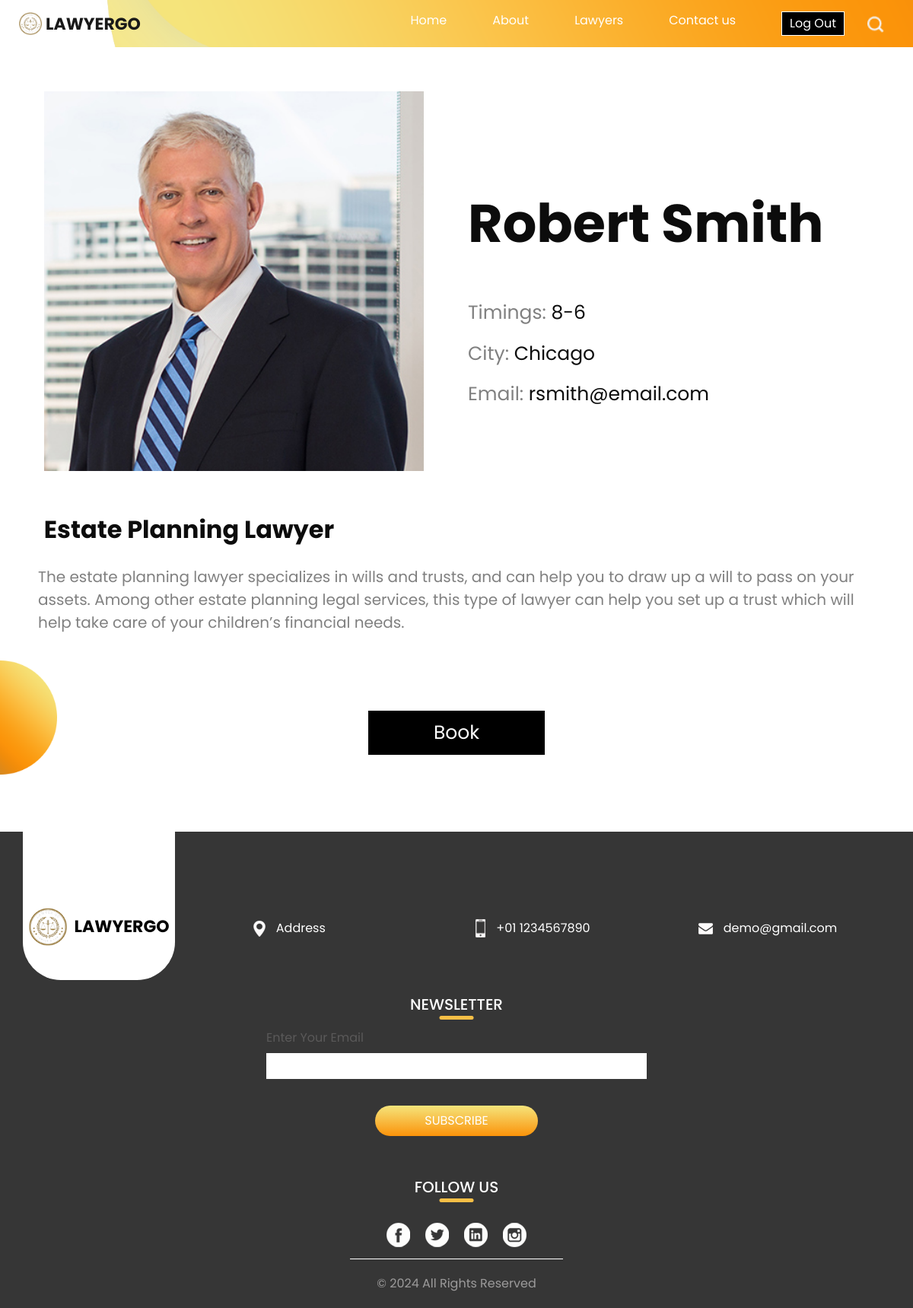
The page /lawyerdetails.php?lawyerid=2 (signed in) on the database its author committed.
### tables this page shows
CREATE TABLE `lawyer_tb` (
  `id` int(11) NOT NULL,
  `name` varchar(255) NOT NULL,
  `email` varchar(255) NOT NULL,
  `password` varchar(255) NOT NULL,
  `city` varchar(255) NOT NULL,
  `timings` varchar(50) NOT NULL,
  `speciality` varchar(255) NOT NULL,
  `bio` varchar(2000) NOT NULL,
  `picture` varchar(300) NOT NULL
);

### lawyerdetails.php (the view, shortened to what this page needs)
<?php
include('db.php');
?>
<!DOCTYPE html>
<html>
<head>
  <link rel="stylesheet" type="text/css" href="https://cdnjs.cloudflare.com/ajax/libs/OwlCarousel2/2.1.3/assets/owl.carousel.min.css" />
  <link rel="stylesheet" type="text/css" href="css/bootstrap.css" />
  <link href="css/style.css" rel="stylesheet" />
  <link href="css/responsive.css" rel="stylesheet" />
  <link rel="stylesheet" href="css/lawyer.css">
</head>
<body class="sub_page">
  <div class="hero_area">
    <header class="header_section">
      <div class="container-fluid">
      <nav class="navbar navbar-expand-lg custom_nav-container ">
          <a class="navbar-brand" href="Home.php">
            <img src="images/logo.png" alt="">
            <span>
            LawyerGO
            </span>
          </a>
          <div class="collapse navbar-collapse" id="navbarSupportedContent">
            <div class="d-flex ml-auto flex-column flex-lg-row align-items-center">
              <ul class="navbar-nav  ">
                <li class="nav-item active">
                  <a class="nav-link" href="Home.php">Home <span class="sr-only">(current)</span></a>
                </li>
                <li class="nav-item">
                  <a class="nav-link" href="about.php"> About</a>
                </li>
                <li class="nav-item">
                  <a class="nav-link" href="lawyers.php">Lawyers</a>
                </li>
                <li class="nav-item">
                  <a class="nav-link" href="contact.php">Contact us</a>
                </li>
                <li class="nav-item">
                  <a class="nav-link" ><form action="" method="post"><input type="submit" class="logout" name="logout" value="Log Out"></form></a>
                </li>
              </ul>
            </div>
            <div class="quote_btn-container ">
              <form class="form-inline">
                <a href="search.php"><div class="btn  my-2 my-sm-0 nav_search-btn" type="submit"></div></a>
              </form>
            </div>
          </div>
        </nav>
      </div>
    </header>
  </div>
  <section class=" slider_section position-relative">
      <div class="design-box">
        <img src="images/design-1.png" alt="">
      </div>
      <div class="container">
        <div id="carouselExampleIndicators" class="carousel slide" data-ride="carousel">
          <div class="carousel-inner">
            <div class="carousel-item active">
              <div class="row">
  <?php
$lawyerid = $_GET['lawyerid'] ;
$query = "SELECT * FROM lawyer_tb where id = ${lawyerid}";
$row = mysqli_query($con,$query);
$totalrow = mysqli_num_rows($row);
if ($totalrow != 0)
	{
?>
<?php
		while($data = mysqli_fetch_assoc($row))
		{
			echo "
      <div class='col-md-6'>
      <div class='img-box'>
        <img src='". $data["picture"]."'>
      </div>
        <h5 class =p>
          "
          . $data["speciality"].
          "
        </h5>
      </div>
    <div class='col-md-6'>
    <div class='name'>
    <h6>
      ". $data["name"].
      "
    </h6>
  </div>
  <br>
  <br>
  <div class='detail-box'>
  <P>
 <span> Timings: </span> " . $data["timings"]. "
  </P>
  <P>
  <span> City: </span>" . $data["city"]. "
  </P>
  <P>
  <span> Email: </span>" . $data["email"]. "
  </P>
  </div>
  </div>
  <div class='col-mds-12'>
  <P class = 'bio'>
  " . $data["bio"]. "
  </P>
  "
            ;
			}
		}
		else
		{
			echo"No Records Found";
			}
?>
<form action="" method="post">
<button class ='order' name="book">Book</button>
</form>
  </div>
</div>
</div>
</div>
</div>
</div>
  </section>
<section class="info_section ">
    <div class="container">
      <div class="info_container">
        <div class="row">
          <div class="col-md-3">
            <div class="info_logo">
              <a href="">
                <img src="images/logo.png" alt="">
                <span>
                  LawyerGo
                </span>
              </a>
            </div>
          </div>
          <div class="col-md-3">
            <div class="info_contact">
              <a href="">
                <img src="images/location.png" alt="">
                <span>
                  Address
                </span>
              </a>
            </div>
          </div>
          <div class="col-md-3">
            <div class="info_contact">
              <a href="">
                <img src="images/phone.png" alt="">
                <span>
                  +01 1234567890
                </span>
              </a>
            </div>
          </div>
          <div class="col-md-3">
            <div class="info_contact">
              <a href="">
                <img src="images/mail.png" alt="">
                <span>
                  demo@gmail.com
                </span>
              </a>
            </div>
          </div>
        </div>
        <div class="info_form">
          <div class="d-flex justify-content-center">
            <h5 class="info_heading">
              Newsletter
            </h5>
          </div>
          <form action="">
            <div class="email_box">
              <label for="email2">Enter Your Email</label>
              <input type="text" id="email2">
            </div>
            <div>
              <button>
                subscribe
              </button>
            </div>
          </form>
        </div>
        <div class="info_social">
          <div class="d-flex justify-content-center">
            <h5 class="info_heading">
              Follow Us
            </h5>
          </div>
          <div class="social_box">
            <a href="">
              <img src="images/fb.png" alt="">
            </a>
            <a href="">
              <img src="images/twitter.png" alt="">
            </a>
            <a href="">
              <img src="images/linkedin.png" alt="">
            </a>
            <a href="">
              <img src="images/insta.png" alt="">
            </a>
          </div>
        </div>
      </div>
    </div>
  </section>
  <section class="container-fluid footer_section">
    <p>
      &copy; <span id="displayYear"></span> All Rights Reserved
    </p>
  </section>
</body>
</html>

### css/responsive.css (style rules this page uses)
@media (min-width: 1200px) { .container { max-width: 1170px; } }
#navbarSupportedContent > div.d-flex.ml-auto.flex-column.flex-lg-row.align-items-center > ul > li:nth-child(5) > a > form > input { background:none ; color: white; border:none; background:black; padding:3px; padding-inline:10px; border:1px solid white; }

### css/lawyer.css (style rules this page uses)
.img-box img { height: auto; max-width: 90%; margin: 5%; }
.name h6 { font-size:70px; font-weight: bolder; }
.detail-box { font-size:25px; }
.p { font-size:32px; margin: 5%; font-weight: bold; }
.detail-box span { font-size:25px; color: gray; }
.bio { font-size:20px; color: gray; margin-inline : 3%; }
.order { text-align: center; margin-inline: 40%; width: 20%; font-size: 25px; background-color: black; padding: 10px; display: block; border: 1px solid white; color: white; }

### lawyerdetails.php (style rules this page uses)
.order { margin-block:100px; }
#navbarSupportedContent > div.d-flex.ml-auto.flex-column.flex-lg-row.align-items-center > ul > li:nth-child(5) > a > form > input { background:none ; color: white; border:none; background:black; padding:3px; padding-inline:10px; border:1px solid white; }
.img-box { margin-block:30px }

### rows shown on the page
lawyer_tb: picture (picture), speciality "Estate Planning Lawyer", name "Robert Smith", timings "8-6", city "Chicago", email "rsmith@email.com", bio "The estate planning lawyer specializes in wills and trusts, and can help you to draw up a will to pass on your assets. Among other estate planning legal services, this type of lawyer can help you set up a trust which will help take care of your children’s financial needs."
